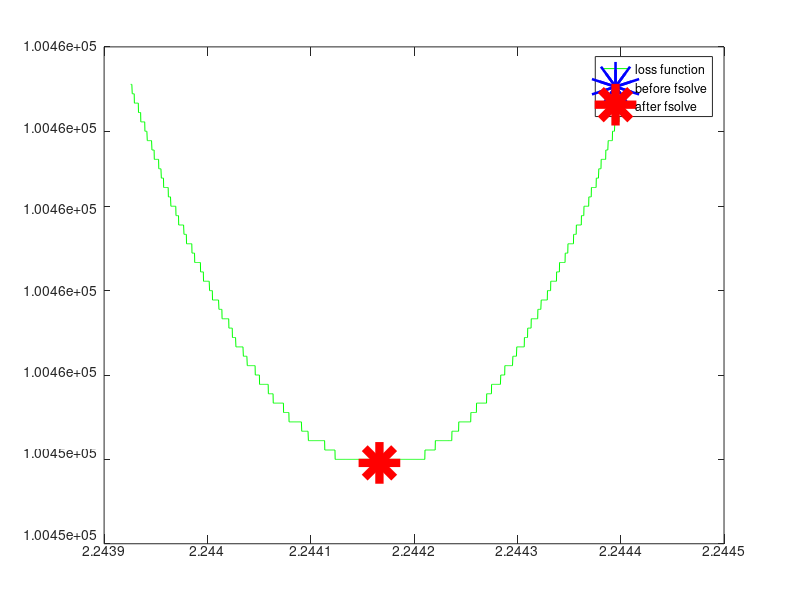

This figure's MATLAB source:
clear all;
randn('seed', 6); % 8
rand('seed', 7);
J = 256;
K = 100;
JJ = 1:J;
JJ = JJ';
KK = ones(1,K);
JK = JJ * KK;
Y = randn(J,K) + i * randn(J,K);
Z = randn(J,K) + i * randn(J,K);
%options = optimoptions('fsolve','Display','none','PlotFcn',@optimplotfirstorderopt);
stt = -pi;
step = 0.001;
endn = pi;
z = stt:step:endn;
loss = zeros(length(z),1);
f = @(x) sum(sum((abs(Y - exp(-1 * i * JK * x).* Z)).^2)); 
minimum = inf;
for j=1:length(z)
    loss(j) = f(z(j));
    if loss(j) < minimum
        minimum = loss(j);
        minimum_x = z(j);
    end
end

options=optimset('MaxIter',1e9,'TolFun',1e-15);
x0 = minimum_x; %% init
x_opt = fsolve(f,x0,options);  
%%%%%%%%%%%%%%%%%%%%%%%%%%%%%%%% this is the result

%%%following is test
f(x_opt) < f(minimum_x)
step2 = abs(x_opt - minimum_x) / 1000;
if x_opt < minimum_x
    left_x = x_opt * 2 - minimum_x;
    right_x = minimum_x;
else
    left_x = minimum_x;
    right_x = x_opt * 2 - minimum_x;
end
xx = left_x:step2:right_x;
yy = zeros(length(xx),1);
for j = 1:length(xx)
   yy(j) = f(xx(j)); 
end

plot(xx,yy,'g');
hold on;
plot(minimum_x,f(minimum_x),'bo','LineWidth',30);
hold on;
plot(x_opt,f(x_opt),'r*','LineWidth',30);
hold on;
legend('loss function', 'before fsolve', 'after fsolve');
%%% test


